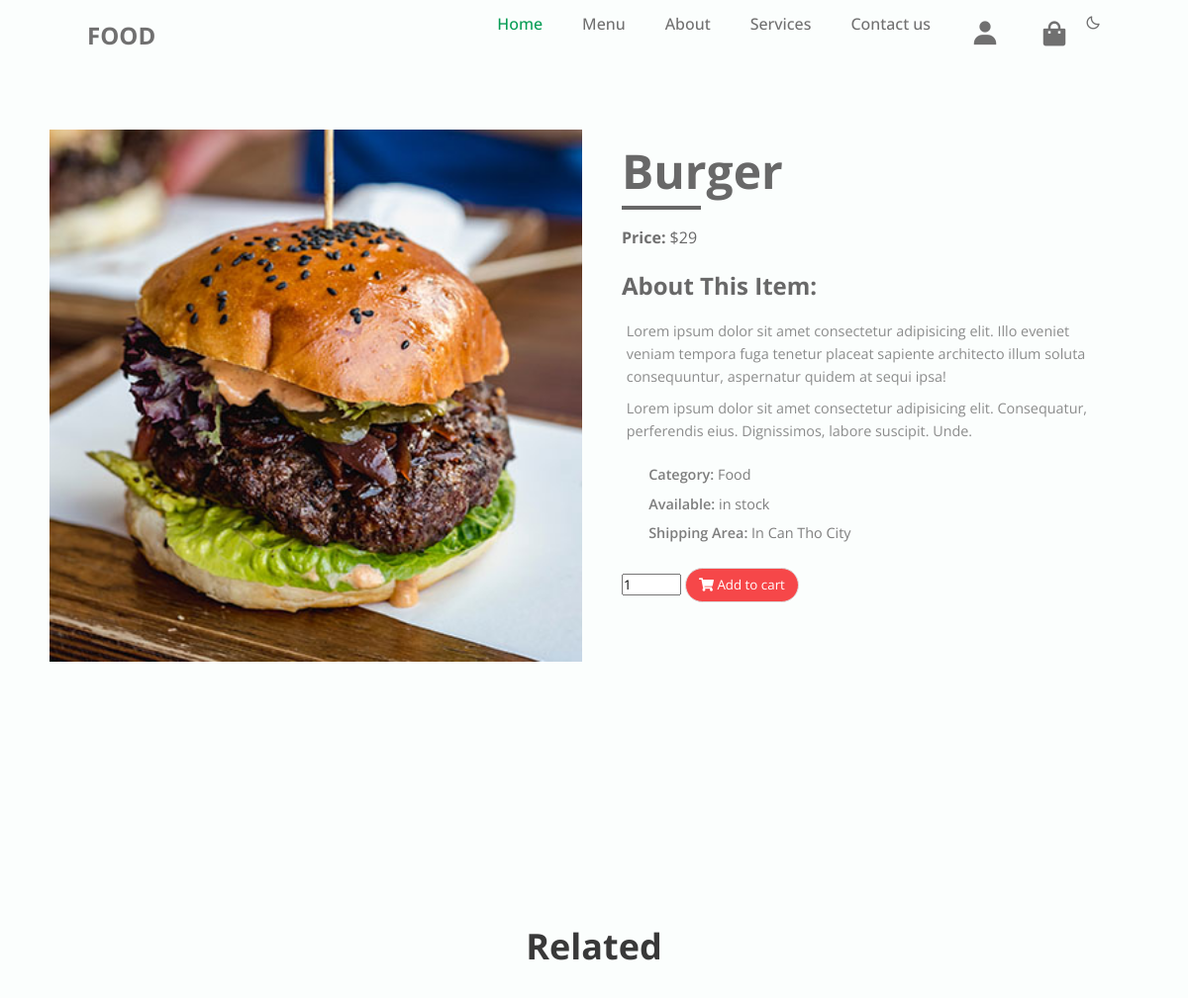
Screenshot of /details.php?&id=10004 with the database file from the repository.
### tables this page shows
create table food(
   food_id int not null primary key,
   food_name varchar(50),
   food_img varchar(50),
   food_price int,
   food_des varchar(50)
);

### product_details.php (shortened to what this page needs)
<?php
$servername = "localhost";
$username = "root";
$password = "";
$dbname = "myfood";
$conn = new mysqli($servername, $username, $password, $dbname);
if(isset($_GET['id'])){
    $id = $_GET['id'];
$sql = "select *from food where food_id=$id";
$result = $conn->query($sql);
if ($result->num_rows > 0) {
 while($row = $result->fetch_assoc()) {
  echo '
  <form action="add_cart.php" mothod="GET">
        <div class = "card">
        <div class = "product-imgs">
          <div class = "img-display">
            <div class = "img-showcase">
              <img src = "'.$row["food_img"].'" alt = "shoe image">
            </div>
          </div>
        </div>
        <div class = "product-content">
          <h2 class = "product-title">'.$row["food_name"].'</h2>
          <div class = "product-price">
            <p class = "new-price">Price: <span>$'.$row["food_price"].'</span></p>
          </div>
          <div class = "product-detail">
            <h2>about this item: </h2>
            <p>Lorem ipsum dolor sit amet consectetur adipisicing elit. Illo eveniet veniam tempora fuga tenetur placeat sapiente architecto illum soluta consequuntur, aspernatur quidem at sequi ipsa!</p>
            <p>Lorem ipsum dolor sit amet consectetur adipisicing elit. Consequatur, perferendis eius. Dignissimos, labore suscipit. Unde.</p>
            <ul>
              <li>Category: <span>'.$row["food_des"].'</span></li>
              <li>Available: <span>in stock</span></li>
              <li>Shipping Area: <span>In Can Tho City</span></li>
            </ul>
          </div>
          <div class = "purchase-info">
            <input type = "number" min = "1" value = "1" name="quantity">
            <input type="hidden" name="id" value="'.$row["food_id"].'" >
            <button type="submit" class = "btn"><i class = "fas fa-shopping-cart"></i> Add to cart</button>
          </div>
        </div>
      </div>
    </form>
        ';
}
} else {
 echo "0 results";
}
}
?>

### assets/css/styles.css (style rules this page uses)
:root { --header-height: 3rem; --first-color: #069C54; --first-color-alt: #048654; --title-color: #393939; --text-color: #707070; --text-color-light: #A6A6A6; --body-color: #FBFEFD; --container-color: #f5f5f5; --body-font: 'Poppins', sans-serif; --biggest-font-size: 2.25rem; --h1-font-size: 1.5rem; --h2-font-size: 1.25rem; --h3-font-size: 1rem; --normal-font-size: .938rem; --small-font-size: .813rem; --smaller-font-size: .75rem; --font-medium: 500; --font-semi-bold: 600; --mb-1: .5rem; --mb-2: 1rem; --mb-3: 1.5rem; --mb-4: 2rem; --mb-5: 2.5rem; --mb-6: 3rem; --z-tooltip: 10; --z-fixed: 100; }
@media screen and (min-width: 768px) { :root { --biggest-font-size: 4rem; --h1-font-size: 2.25rem; --h2-font-size: 1.5rem; --h3-font-size: 1.25rem; --normal-font-size: 1rem; --small-font-size: .875rem; --smaller-font-size: .813rem; } }
*,::before,::after { box-sizing: border-box; }
html { scroll-behavior: smooth; }
body { margin: var(--header-height) 0 0 0; font-family: var(--body-font); font-size: var(--normal-font-size); background-color: var(--body-color); color: var(--text-color); line-height: 1.6; }
h1,h2,h3,p,ul { margin: 0; }
ul { padding: 0; list-style: none; }
img { max-width: 100%; height: auto; }
@media screen and (min-width: 768px) { body { margin: 0; } }

### assets/css/style_details.css (style rules this page uses)
* { box-sizing: border-box; padding: 0; margin: 0; font-family: 'Open Sans', sans-serif; }
body { line-height: 1.5; }
img { width: 60%; display: block; }
.img-display { overflow: hidden; }
.img-showcase { display: flex; width: 100%; transition: all 0.5s ease; }
.img-showcase img { min-width: 100%; }
.product-content { padding: 2rem 1rem; }
.product-title { font-size: 3rem; text-transform: capitalize; font-weight: 700; position: relative; color: #686868; margin: 1rem 0; }
.product-title::after { content: ""; position: absolute; left: 0; bottom: 0; height: 4px; width: 80px; background: #686868; }
.product-price { margin: 1rem 0; font-size: 1rem; font-weight: 700; }
.product-price span { font-weight: 400; }
.new-price span { color: #686868; }
.product-detail h2 { text-transform: capitalize; color: #686868; padding-bottom: 0.6rem; }
.product-detail p { font-size: 0.9rem; padding: 0.3rem; opacity: 0.8; }
.product-detail ul { margin: 1rem 0; font-size: 0.9rem; }
.product-detail ul li { margin: 0; list-style: none; background: url(shoes_images/checked.png) left center no-repeat; background-size: 18px; padding-left: 1.7rem; margin: 0.4rem 0; font-weight: 600; opacity: 0.9; }
.product-detail ul li span { font-weight: 400; }
.purchase-info { margin: 1.5rem 0; }
.purchase-info input { text-decoration: none; }
.purchase-info .btn { border: 1.5px solid #ddd; border-radius: 25px; text-align: center; padding: 0.45rem 0.8rem; outline: 0; margin-right: 0.2rem; margin-bottom: 1rem; }
.purchase-info input { width: 60px; }
.purchase-info .btn { cursor: pointer; color: #fff; }
.purchase-info .btn:first-of-type { background: #256eff; }
.purchase-info .btn:last-of-type { background: #f64749; }
@media screen and (min-width: 992px) { .card { display: grid; grid-template-columns: repeat(2, 1fr); grid-gap: 1.5rem; } }
@media screen and (min-width: 992px) { .product-imgs { display: flex; flex-direction: column; justify-content: center; } }
@media screen and (min-width: 992px) { .product-content { padding-top: 0; } }

### rows the page displays
food: food_img (picture), food_name "Burger", food_price "29", food_des "Food"
